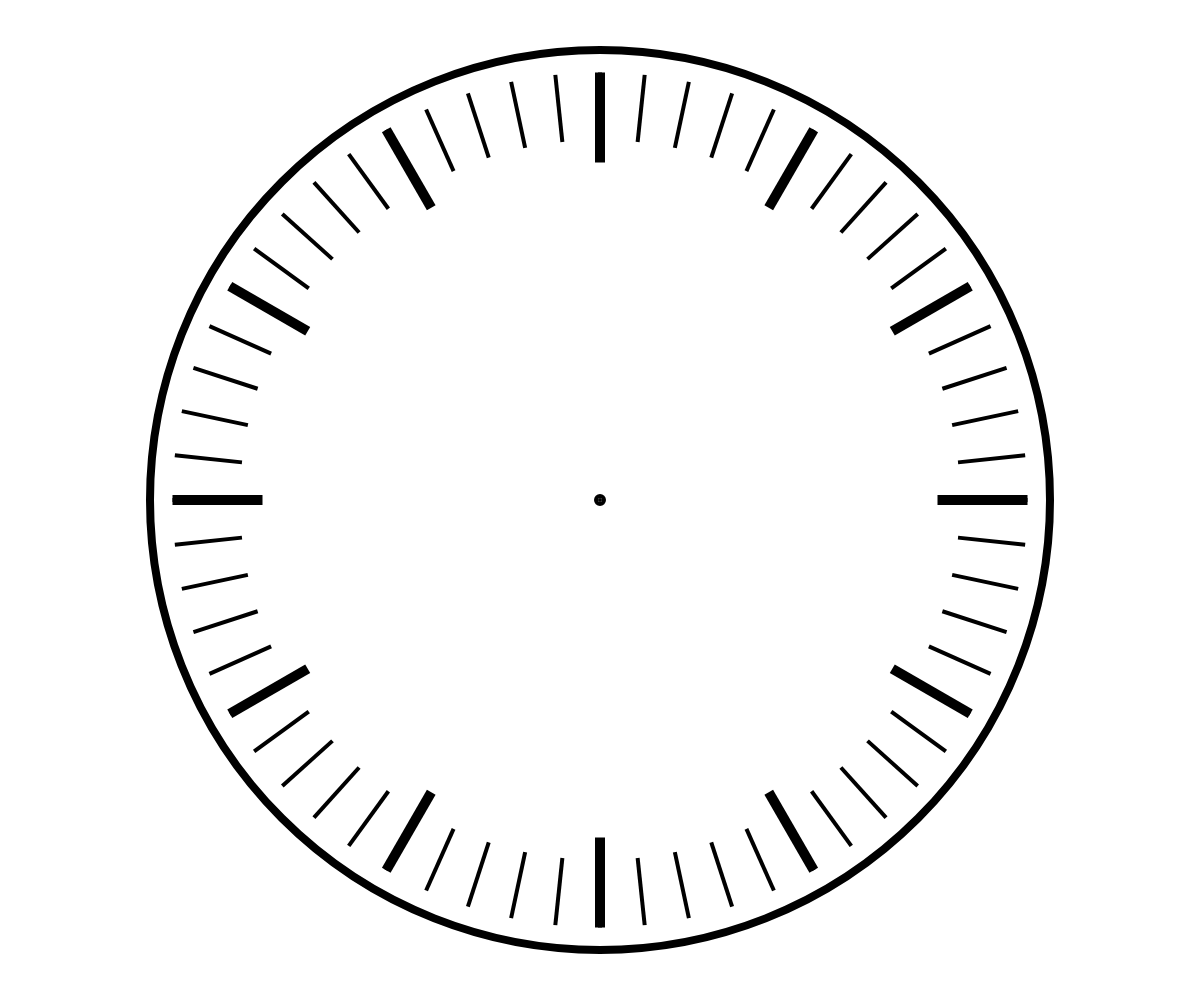
Frame 1 (no input)
Frame 60 (no input): identical to frame 1, image omitted
Frame 120 (the mouse pressed at the canvas centre since frame 60): identical to frame 1, image omitted

The p5.js sketch that drew this single still picture (run headless with seeded random() and noise() and a simulated clock; from frame 60 on, the mouse is pressed at the canvas centre):

// p5.js sketch
// ── sketch.js
let clockSize;
function setup(){
  createCanvas(windowWidth, windowHeight);
  if (windowHeight < windowWidth){
    clockSize = windowHeight * 0.9;
  }
  else{
    clockSize = windowWidth * 0.9;
  }
}

function draw(){
  background(255);
  push();
  translate(width/2,height/2);
  angleMode(DEGREES);
  strokeWeight(8);
  fill(255);
  ellipse(0,0,clockSize);
  fill(0);
  ellipse(0,0,4);

  for (let i = 0; i < 12; i++){
  rotate(360/12);
  fill(0);
  strokeWeight(10);
  strokeCap(SQUARE);
  line(0, clockSize/2 * 0.95, 0, clockSize/2 * 0.75)
  }

  for (let i = 0; i < 60; i++){
  rotate(360/60);
  fill(0);
  strokeWeight(4);
  strokeCap(SQUARE);
  line(0, clockSize/2 * 0.95, 0, clockSize/2 * 0.8)
  }
  pop();
}
